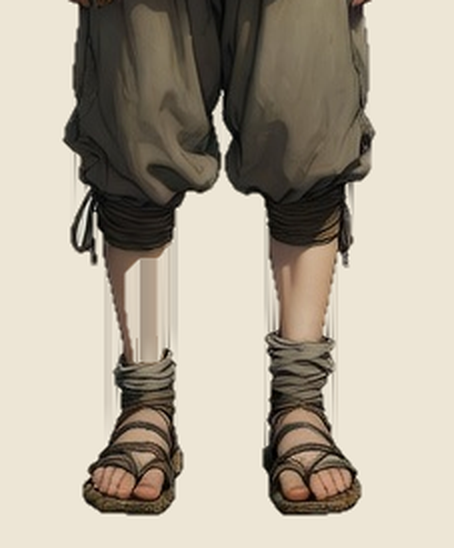
#> input picture Tools/leg-crop.png, 454 x 548 px; its folder holds 2 pictures in this run
$ python make-item-icons.py . leg-crop.png
#> lines starting #> are read from the running program, lines starting #| are printed output that depends on the picture
# -*- coding: utf-8 -*-
"""物品图标后处理：把生图渠道吐出的原图裁成 H-5 规格的图标（256×256、透明底、居中占画布 70~85%）。

这不是"程序化当美术"——**画面内容是生图模型画的**（渠道 A：本地 grok2api 网关，
或等价的生图接口），本脚本只做三件机械活：方形裁切、把背景抠成 alpha、按占比缩放。
之所以要有这么一份脚本而不是每张手 P：
  1. 图标族是"按清单批量出"的（H-6 批 6），手工会在 20 张里做出 20 种留白口径；
  2. 抠底参数一旦写进代码，下一批与这一批可比——这也是 H-4 反向棘轮能数孤儿的前提
     （产物形状稳定，才谈得上"引用没引用"）。

用法：
  python Tools/make-item-icons.py <原图目录> <输出目录> [id1 id2 ...]
  不给 id 就处理目录里所有 icon-*.png。

留痕：每张会在 stdout 打一行 `源尺寸 / 抠底命中像素比例 / 内容包围盒 / 输出 md5`，
交付表里的"是否透明底""尺寸"两列就从这里抄，不靠回忆。
"""
import hashlib
import io
import os
import struct
import sys
from collections import deque

from PIL import Image

for _stream in (sys.stdout, sys.stderr):
    if hasattr(_stream, "reconfigure"):
        _stream.reconfigure(encoding="utf-8", errors="replace")

SIDE = 256            # H-5：图标 256×256
FILL = 0.78           # 占画布 70~85%，取中值：行囊格子小，太满会顶到边框
TOLERANCE = 30        # 与背景色的欧氏距离阈值（纸本颗粒有噪声，太紧会留一圈边）
MIN_ALPHA_HIT = 0.02  # 抠底至少要动到 2% 像素，否则判定"背景没抠动"并报警


def corners(img):
    w, h = img.size
    pts = [(2, 2), (w - 3, 2), (2, h - 3), (w - 3, h - 3)]
    px = img.load()
    return [px[p] for p in pts]


def matte(img):
    """从四条边往里漫填，把接近背景色的连通区域变成透明。

    为什么漫填而不是"按颜色全局替换"：物品本体上常有与背景同色的浅色块
    （宣纸、白瓷、面粉），全局替换会在物件上打出洞来。
    """
    rgb = img.convert("RGB")
    w, h = rgb.size
    px = rgb.load()
    ref = corners(rgb)
    seen = [[False] * w for _ in range(h)]
    keep = [[True] * w for _ in range(h)]
    queue = deque()
    for x in range(w):
        for y in (0, h - 1):
            queue.append((x, y))
    for y in range(h):
        for x in (0, w - 1):
            queue.append((x, y))
    hits = 0
    while queue:
        x, y = queue.popleft()
        if seen[y][x]:
            continue
        seen[y][x] = True
        r, g, b = px[x, y][:3]
        if min((r - cr) ** 2 + (g - cg) ** 2 + (b - cb) ** 2 for cr, cg, cb in ref) > TOLERANCE ** 2:
            continue
        hits += 1
        keep[y][x] = False
        if x > 0:
            queue.append((x - 1, y))
        if x < w - 1:
            queue.append((x + 1, y))
        if y > 0:
            queue.append((x, y - 1))
        if y < h - 1:
            queue.append((x, y + 1))
    out = rgb.convert("RGBA")
    op = out.load()
    for y in range(h):
        for x in range(w):
            if not keep[y][x]:
                r, g, b, _ = op[x, y]
                op[x, y] = (r, g, b, 0)
    return out, hits / float(w * h)


def square_fit(img):
    """按短边居中裁方——生图网关给的是竖构图，直接缩放会把物件压扁。"""
    w, h = img.size
    side = min(w, h)
    left, top = (w - side) // 2, (h - side) // 2
    return img.crop((left, top, left + side, top + side))


def content_box(img):
    box = img.getbbox()
    if box is None:
        return None
    return box


def build(src_path, dst_dir):
    name = os.path.splitext(os.path.basename(src_path))[0]
    with Image.open(src_path) as raw:
        src_size = (raw.width, raw.height)
        fitted = square_fit(raw)
        matted, hit_ratio = matte(fitted)
        box = content_box(matted)
        if box is None:
            print("!! %s 抠完是空的（背景判定失败），跳过" % name)
            return None
        cw, ch = box[2] - box[0], box[3] - box[1]
        scale = (SIDE * FILL) / float(max(cw, ch))
        canvas = Image.new("RGBA", (SIDE, SIDE), (0, 0, 0, 0))
        piece = matted.crop(box).resize(
            (max(1, int(round(cw * scale))), max(1, int(round(ch * scale)))), Image.LANCZOS)
        ox, oy = (SIDE - piece.width) // 2, (SIDE - piece.height) // 2
        canvas.paste(piece, (ox, oy), piece)
        out = os.path.join(dst_dir, name + ".png")
        canvas.save(out, "PNG", optimize=True)
        digest = hashlib.md5(io.open(out, "rb").read()).hexdigest()
        warn = "" if hit_ratio >= MIN_ALPHA_HIT else "  ⚠ 背景几乎没抠动，可能整张是纯色物件"
        print("%-26s 源 %sx%s 抠底 %.1f%% 内容 %sx%s → %sx%s alpha=%s md5=%s%s" % (
            name, src_size[0], src_size[1], hit_ratio * 100, cw, ch, SIDE, SIDE,
            "RGBA" if canvas.mode == "RGBA" else canvas.mode, digest[:12], warn))
        return out


def main():
    if len(sys.argv) < 3:
        sys.exit(__doc__)
    src_dir, dst_dir = sys.argv[1], sys.argv[2]
    wanted = sys.argv[3:]
    os.makedirs(dst_dir, exist_ok=True)
    files = sorted(
        os.path.join(src_dir, f) for f in os.listdir(src_dir)
        if f.lower().endswith(".png") and (not wanted or any(w in f for w in wanted)))
    done = [p for p in (build(f, dst_dir) for f in files) if p]
#> in build, raw is the input picture: PIL image 454x548 RGB; mean R, G, B 177.5, 168.9, 153.7
#> in square_fit, `return img.crop((left, top, left + side, top + side))`:
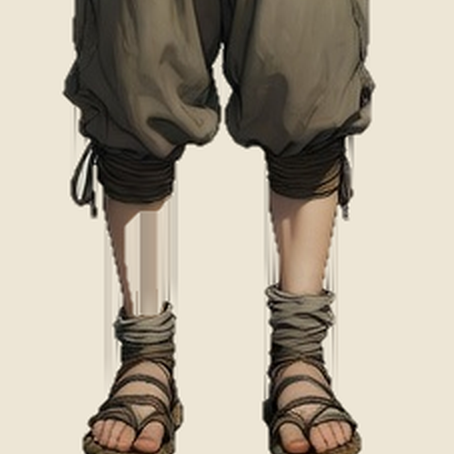
#> returned value: PIL image 454x454 RGB; mean R, G, B 177, 168.2, 153.1
#> in matte, `ref = corners(rgb)`: ref = [(237, 230, 214), (237, 230, 214), (237, 230, 214), (237, 230, 214)]
#> after the loop in matte, `while queue:`: hits = 115160; keep = 454 items
#> in build, `matted, hit_ratio = matte(fitted)`:
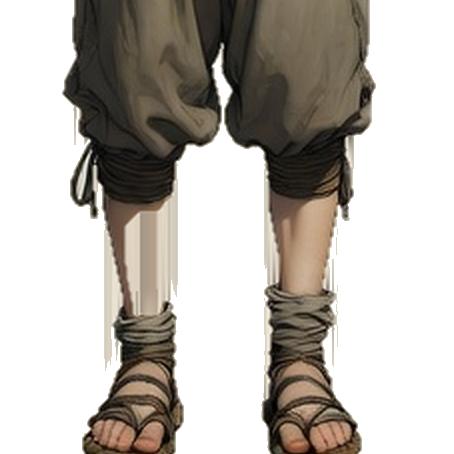
#> matted: PIL image 454x454 RGBA; mean R, G, B, A 177, 168.2, 153.1, 112.5; transparent parts drawn white
#> in build, `matted, hit_ratio = matte(fitted)`: hit_ratio = 0.559
#> in content_box, `box = img.getbbox()`: box = (62, 0, 376, 454)
#> in build, `cw, ch = box[2] - box[0], box[3] - box[1]`: cw = 314; ch = 454
#> in build, `scale = (SIDE * FILL) / float(max(cw, ch))`: scale = 0.44
#> in build, `canvas = Image.new("RGBA", (SIDE, SIDE), (0, 0, 0, 0))`: canvas: PIL image 256x256 RGBA; every value is 0
#> in build, `piece = matted.crop(box).resize( (max(1, int(round(cw * scale))), max(..`:
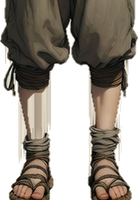
#> piece: PIL image 138x200 RGBA; mean R, G, B, A 75.7, 68.2, 58.6, 162.7; transparent parts drawn white
#> in build, `canvas.paste(piece, (ox, oy), piece)`:
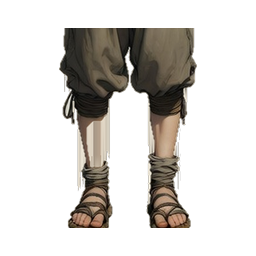
#> canvas: PIL image 256x256 RGBA; mean R, G, B, A 27.4, 24.3, 20.6, 67.6; transparent parts drawn white
#> in build, `warn = "" if hit_ratio >= MIN_ALPHA_HIT else "  ⚠ 背景几乎没抠动，可能整张是纯色物件"`: warn = ''
#| leg-crop                   源 454x548 抠底 55.9% 内容 314x454 → 256x256 alpha=RGBA md5=2ca86c2e8259
    print("处理完成 %d/%d → %s" % (len(done), len(files), dst_dir))


if __name__ == "__main__":
    main()
